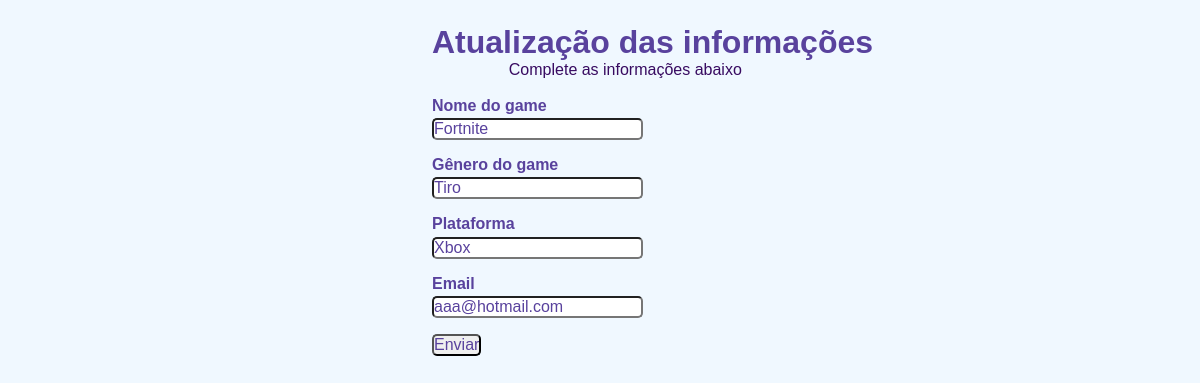
The app's page /games/atualizar/9 with its own data.
### games/models.py (models this page shows)
class Jogo(models.Model):
    nome = models.CharField(
        max_length=255,
        null=False,
        blank=False
    )
    genero = models.CharField(
        max_length=50,
        null=False,
        blank=False
    )
    plataforma = models.CharField(
        max_length=20,
        null=False,
        blank=False
    )
    email = models.CharField(
        max_length=150,
        null=False,
        blank=False
    )

### games/views.py (the view)
# urls.py: path('atualizar/<int:user_id>', views.atualizar, name='atualizar'),
def atualizar(request, user_id):
    if request.method == 'GET':
        jogo = Jogo.objects.filter(id=user_id)
        contexto = {
            'dados_jogo': jogo
        }
    return render(request, 'atualizar.html', contexto)

### games/templates/atualizar.html (shortened to what this page needs)
{% load static %}
<!DOCTYPE html>
<html lang="en">
<head>
    <link rel = 'stylesheet' href=" {% static 'css/formulario.css' %} "/>
</head>
<body>
<div>
        <h1 id ="título">Atualização das informações</h1>
        <p id ="subtitulo">Complete as informações abaixo</p>
        <br>
    </div>
{% for at in dados_jogo %}
    <form action="http://{{request.get_host}}/games/atualizar_informacoes" method="POST">
        <div class="campo">
            <label><strong>Nome do game</strong></label>
            <input type="text" name="nome" value="{{ at.nome }}"/>
        </div>
        <div class="campo">
            <label><strong>Gênero do game</strong></label>
            <input type="text" name="genero" value="{{ at.genero }}"/>
        </div>
        <div class="campo">
            <label><strong>Plataforma</strong></label>
            <input type="text" name="plataforma" value="{{ at.plataforma }}"/>
        </div>
        <div class="campo">
            <label><strong>Email</strong></label>
            <input type="text" name="email" value="{{ at.email }}"/>
        </div>
        <input type="submit" value="Enviar"/>
    </form>
{% endfor%}
</body>
</html>

### games/static/css/formulario.css (style rules this page uses)
* { margin: 0; padding: 0; }
#subtitulo { font-family: sans-serif; color: #380B61; margin-left: 10%; }
body { background-color: #F0F8FF; font-family: sans-serif; font-size: 1em; color: #59429d; margin-left: 36%; margin-top: 2%; justify-content: center; }
input { font-family: sans-serif; font-size: 1em; color: #59429d; border-radius: 5px; }
.campo { margin-bottom: 1em; }
.campo label { margin-bottom: 0.2em; color: #59429d; display: block; }

### records on screen
Jogo: nome "Fortnite", genero "Tiro", plataforma "Xbox", email "aaa@hotmail.com"
